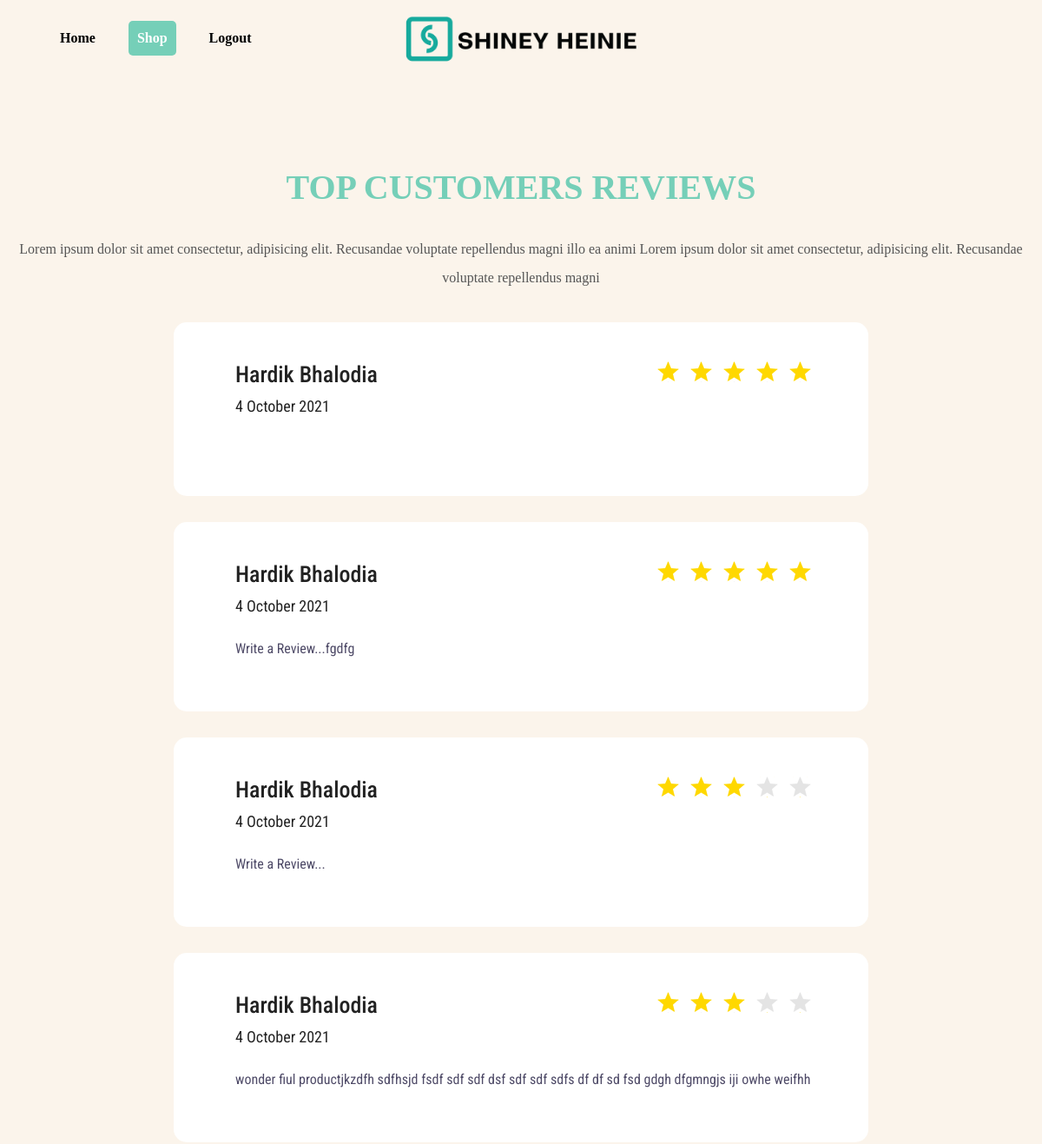
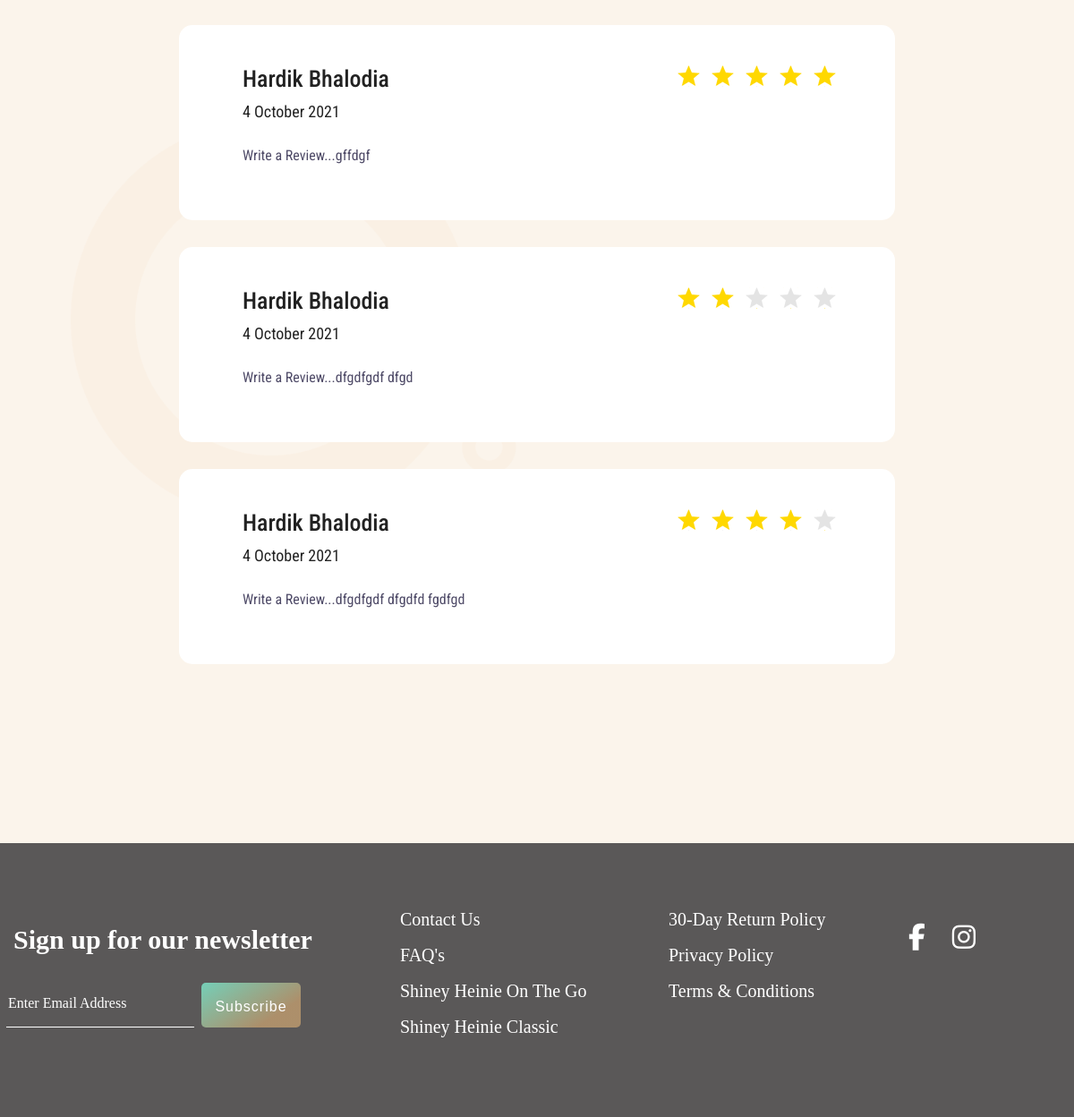
The app's page /view-classic-reviews.php with its own data (2 pictures, top to bottom).
### tables this page shows
CREATE TABLE `classic_review` (
  `id` int(11) NOT NULL,
  `name` varchar(100) NOT NULL,
  `user_id` varchar(100) NOT NULL,
  `rating` varchar(100) NOT NULL,
  `review_text` text NOT NULL,
  `timestamp` varchar(100) NOT NULL
);

### view-classic-reviews.php (the view, shortened to what this page needs)
<?php
require("connection.php");
?>
<!DOCTYPE html>
<html>
<head>
   <link rel="stylesheet" href="./css/style-product.css" />
   <link rel="stylesheet" href="./css/style-main.css" />
   <link rel="stylesheet" href="./css/product-responsive.css" />
   <link href="https://cdn.jsdelivr.net/npm/bootstrap@5.1.1/dist/css/bootstrap.min.css" rel="stylesheet">
   <link rel='stylesheet' href='https://cdnjs.cloudflare.com/ajax/libs/Swiper/4.3.5/css/swiper.min.css'>
   <link href="review/css/animate.min.css" rel="stylesheet">
   <link href="review/css/bootstrap.min.css" rel="stylesheet">
   <link href="review/css/menu.css" rel="stylesheet">
   <link href="review/css/style.css" rel="stylesheet">
   <link href="review/css/responsive.css" rel="stylesheet">
   <link href="review/css/icon_fonts/css/all_icons_min.css" rel="stylesheet">
   <link href="review/css/skins/square/grey.css" rel="stylesheet">
   <link href="review/css/color_4.css" rel="stylesheet">
   <link href="review/css/date_time_picker.css" rel="stylesheet">
   <link href="review/css/custom.css" rel="stylesheet">
   <link href="review/css/animate.min.css" rel="stylesheet">
   <link href="review/css/bootstrap.min.css" rel="stylesheet">
   <link href="review/css/menu.css" rel="stylesheet">
   <link href="review/css/style.css" rel="stylesheet">
   <link href="review/css/responsive.css" rel="stylesheet">
   <link href="review/css/icon_fonts/css/all_icons_min.css" rel="stylesheet">
   <link href="review/css/skins/square/grey.css" rel="stylesheet">
   <link href="review/css/color_4.css" rel="stylesheet">
   <link href="review/css/date_time_picker.css" rel="stylesheet">
   <link href="review/css/custom.css" rel="stylesheet">
</head>
<body>
   <div class="main-wrapper">
      <div class="shiney-heini">
         <div class="container">
            <nav class="navbar navbar-expand-lg navbar-light mt-lg-3">
               <a class="navbar-brand" href="#">
                  <img src="./images/logo-shiny.png" />
               </a>
               <div class="collapse navbar-collapse" id="navbarSupportedContent">
                  <ul class="navbar-nav mb-2 mb-lg-0">
                     <li class="nav-item">
                        <a class="nav-link" aria-current="page" href="index.php">Home</a>
                     </li>
                     <li class="nav-item">
                        <a class="nav-link active" href="./checkout.php">Shop</a>
                     </li>
                     <?php
                     if(isset($_SESSION['email']))
                     {
                     ?>
                     <li class="nav-item">
                        <a class="nav-link" href="./login.php">Login</a>
                     </li>
                     <?php
                     }
                     else {
                       ?>
                       <li class="nav-item">
                        <a class="nav-link" href="./logout.php">Logout</a>
                     </li>
                       <?php
                     }
                     ?>
                  </ul>
               </div>
            </nav>
         </div>
      </div>
      <div class="benefits-section">
         <div class="container" id="container">
            <div class="row text-center">
               <div class="col-lg-12 col-sm-12 section-title">
                  <h1>TOP CUSTOMERS REVIEWS</h1>
               </div>
               <div class="col-lg-12 col-sm-12 section-desc">
                  <p>Lorem ipsum dolor sit amet consectetur, adipisicing elit. Recusandae voluptate repellendus magni illo ea animi Lorem ipsum dolor sit amet consectetur, adipisicing elit. Recusandae voluptate repellendus magni </p>
               </div>
            </div>
            <div id="load_box">
               <?php
               $result = $con->query("SELECT * from classic_review");
               if (mysqli_num_rows($result) > 0) {
                  while ($row = mysqli_fetch_assoc($result)) {
                     $name = $row['name'];
                     $review = $row['review_text'];
                     $timestamp = $row['timestamp'];
                     $rating = $row['rating'];
                     if ($rating == '1') {
                        $check1 = "checked";
                        $check2 = "";
                        $check3 = "";
                        $check4 = "";
                        $check5 = "";
                     } else if ($rating == '2') {
                        $check1 = "checked";
                        $check2 = "checked";
                        $check3 = "";
                        $check4 = "";
                        $check5 = "";
                     } else if ($rating == '3') {
                        $check1 = "checked";
                        $check2 = "checked";
                        $check3 = "checked";
                        $check4 = "";
                        $check5 = "";
                     } else if ($rating == '4') {
                        $check1 = "checked";
                        $check2 = "checked";
                        $check3 = "checked";
                        $check4 = "checked";
                        $check5 = "";
                     } else if ($rating == '5') {
                        $check1 = "checked";
                        $check2 = "checked";
                        $check3 = "checked";
                        $check4 = "checked";
                        $check5 = "checked";
                     }
                     echo '
                  <main>
    <div id="form_container" >
        <div class="row" style="border-radius: 25px;">
            <div class="col-lg-12">
                <div id="wizard_container">
                    <form id="review-form" method="POST" action="submit-review-classic.php" style="font-family: "Gilroy-Regular;"">
                        <div id="middle-wizard" >
                        <span class="starClass">
                        <input type="radio" ' . $check5 . ' class="required rating-input"  value="5"><label for="rating-input-1-5" class="rating-star"></label>
                        <input type="radio" ' . $check4 . ' class="required rating-input"  value="4"><label for="rating-input-1-4" class="rating-star"></label>
                        <input type="radio" ' . $check3 . ' class="required rating-input"  value="3"><label for="rating-input-1-3" class="rating-star"></label>
                        <input type="radio" ' . $check2 . ' class="required rating-input"  value="2"><label for="rating-input-1-2" class="rating-star"></label>
                        <input type="radio"  ' . $check1 . ' class="required rating-input" value="1 "><label for="rating-input-1-1" class="rating-star"></label>
                                   </span>
                            <div class="step">
                                <h3 class="main_question" style="font-weight:500;font-family: "Gilroy-Regular";">' . $name . '</h3>
                                <div class="row">
                                    <div class="col-md-12" style="margin-top:-3%">
                                        <div class="form-group clearfix">
                                            <label class="rating_type" style="font-family: "Gilroy-Regular;"" >' . $timestamp . '</label>
                                        </div>
                                        <div class="blog-slider__text" style="font-family: "Gilroy-Regular;"">' . $review . '</div>
                                    </div>
                                </div>
                            </div>
                        </div>
                    </form>
                </div>
            </div>
        </div>
    </div>
</main>
                  ';
                  }
               } ?>
            </div>
               </div>
            </div>
<div style="margin-top: 120px;"> <?php require("footer.php")?></div>
</body>
</html>

### css/style-product.css (style rules this page uses)
body { background-color: #FBF4EB !important; }
.main-wrapper { background-image: url(../images/product-background.png); }
.navbar .navbar-brand { position: absolute; left: 50%; transform: translateX(-50%); }
.navbar .navbar-brand img { width: 300px; height: 72px; }
.navbar .collapse .navbar-nav .nav-item .nav-link { font-family: "Gilroy-Regular"; font-weight: 600; color: #000; }
.navbar .collapse .navbar-nav .nav-item { margin-right: 30px; }
.navbar .collapse .navbar-nav .nav-item .nav-link.active { background-color: #75CFB8; color: #fff; padding-left: 10px; padding-right: 10px; border-radius: 5px; }

### css/style-main.css (style rules this page uses)
body { background-color: #FBF4EB !important; overflow-x: hidden; }
.main-wrapper { background-image: url(../images/product-background.png); background-position: center; background-repeat: no-repeat; }
.navbar .navbar-brand { position: absolute; left: 50%; transform: translateX(-50%); }
.navbar .navbar-brand img { width: 300px; height: 72px; }
.navbar .collapse .navbar-nav .nav-item .nav-link { font-family: "Gilroy-Regular"; font-weight: 600; color: #000; }
.navbar .collapse .navbar-nav .nav-item { margin-right: 30px; }
.navbar .collapse .navbar-nav .nav-item .nav-link.active { background-color: #75CFB8; color: #fff; padding-left: 10px; padding-right: 10px; border-radius: 5px; }
.benefits-section { margin-top: 100px; margin-bottom: 200px; }
.benefits-section .container { max-width: 1340px; }
.benefits-section .section-title h1 { font-family: "Peace Sans"; font-family: 48px; color: #75CFB8; }
.benefits-section .section-desc p { font-family: "Gilroy-Regular"; font-weight: 400; font-size: 16px; line-height: 33px; margin-left: auto; margin-right: auto; margin-top: 20px; }
.benefits-section .container .section-desc { width: 800px; margin-left: auto; margin-right: auto; }

### review/css/menu.css (style rules this page uses)
*, *::after, *::before { -webkit-box-sizing: border-box; -moz-box-sizing: border-box; box-sizing: border-box; }
*::after, *::before { content: ''; }

### review/css/style.css (style rules this page uses)
html * { -webkit-font-smoothing: antialiased; -moz-osx-font-smoothing: grayscale; }
body { background: #e4edf2; font-size: 16px; line-height: 1.5; font-family: "Roboto Condensed", Arial, sans-serif; color: #555; }
h1, h2, h3, h4, h5, h6 { -webkit-font-smoothing: antialiased; color: #222; font-weight: 700; }
.h1, .h2, .h3, h1, h2, h3 { margin-top: 20px; margin-bottom: 10px; }
.h3, h3 { font-size: 24px; }
p { margin-bottom: 25px; }
a { color: #409fff; text-decoration: none; -webkit-transition: all 0.2s ease; transition: all 0.2s ease; outline: none; }
#form_container { background-color: #fff; width: 1000px; min-height: 460px; margin: 120px auto 30px; }
#wizard_container { position: relative; height: auto; }
h3.main_question { margin: 0 0 20px 0; padding: 0; font-weight: 400; font-size: 26px; }
#middle-wizard { padding: 45px 45px 30px 15px; padding-top: 45px; }
.rating_type { float: left; font-size: 18px; color: #0072bc; margin-top: 8px; font-weight: normal; }
.rating:hover .rating-star:hover, .rating:hover .rating-star:hover~.rating-star, .rating-input:checked~.rating-star { background-position: 0 0; }
.rating-star, .rating:hover .rating-star { cursor: pointer; float: right; display: block; width: 25px; height: 24px; background: url(../img/stars.png) 0 -23px; }
.form-group { position: relative; }
.form-group label { font-weight: 400; color: #222; }

### review/css/color_4.css (style rules this page uses)
a { color: #0073b9; }

### view-classic-reviews.php (style rules this page uses)
.blog-slider__text { color: #4e4a67; margin-bottom: 30px; line-height: 1.5em; }
#form_container { width: 800px; border-radius: 15px; min-height: 200px; margin-top: 10px; }
#middle-wizard { margin-left: 7%; margin-right: 1%; }
.starClass { margin-top: -100px }

### records on screen
classic_review: name "Hardik Bhalodia", timestamp "4 October 2021"
classic_review: name "Hardik Bhalodia", timestamp "4 October 2021", review_text "Write a Review...fgdfg"
classic_review: name "Hardik Bhalodia", timestamp "4 October 2021", review_text "Write a Review..."
classic_review: name "Hardik Bhalodia", timestamp "4 October 2021", review_text "wonder fiul productjkzdfh sdfhsjd fsdf sdf sdf dsf sdf sdf sdfs df df sd fsd gdgh dfgmngjs iji owhe weifhh"
classic_review: name "Hardik Bhalodia", timestamp "4 October 2021", review_text "Write a Review...gffdgf"
classic_review: name "Hardik Bhalodia", timestamp "4 October 2021", review_text "Write a Review...dfgdfgdf dfgd"
classic_review: name "Hardik Bhalodia", timestamp "4 October 2021", review_text "Write a Review...dfgdfgdf dfgdfd fgdfgd"
